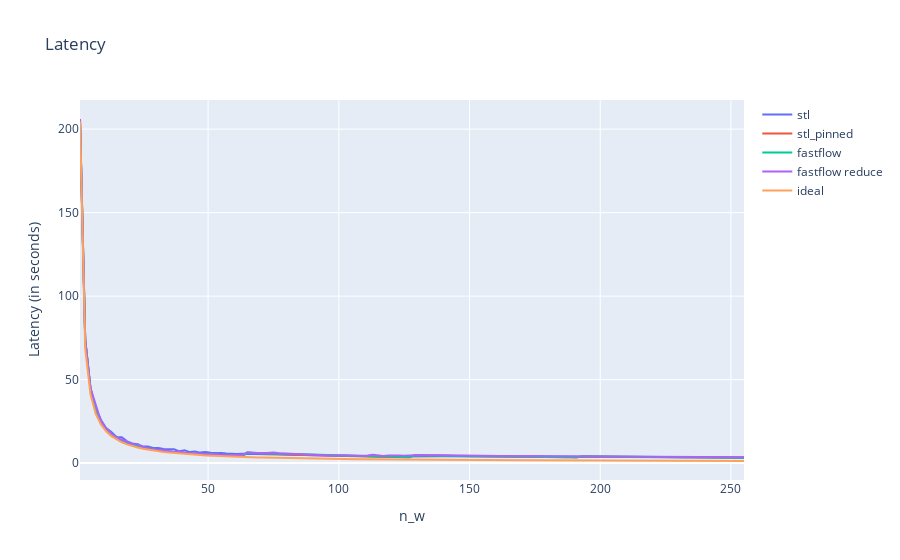

Source (notebook cell):
### Code cell
fig = go.Figure()
fig.add_trace(go.Scatter(x=df_stl['num workers'], y=df_stl['entire program time']*1e-6,
                    mode='lines',
                    name='stl'))
fig.add_trace(go.Scatter(x=df_stl_pinned['num workers'], y=df_stl_pinned['entire program time']*1e-6,
                    mode='lines',
                    name='stl_pinned'))
fig.add_trace(go.Scatter(x=df_fastflow['num workers'], y=df_fastflow['entire program time']*1e-6,
                    mode='lines',
                    name='fastflow'))
fig.add_trace(go.Scatter(x=df_fastflow_reduce['num workers'], y=df_fastflow_reduce['entire program time']*1e-6,
                    mode='lines',
                    name='fastflow reduce'))
fig.add_trace(go.Scatter(x=df_fastflow['num workers'], y=df_fastflow['t_ideal']*1e-6,
                    mode='lines',
                    name='ideal'))

fig.update_layout(title='Latency',
                   xaxis_title='n_w',
                   yaxis_title='Latency (in seconds)')

fig.show()
